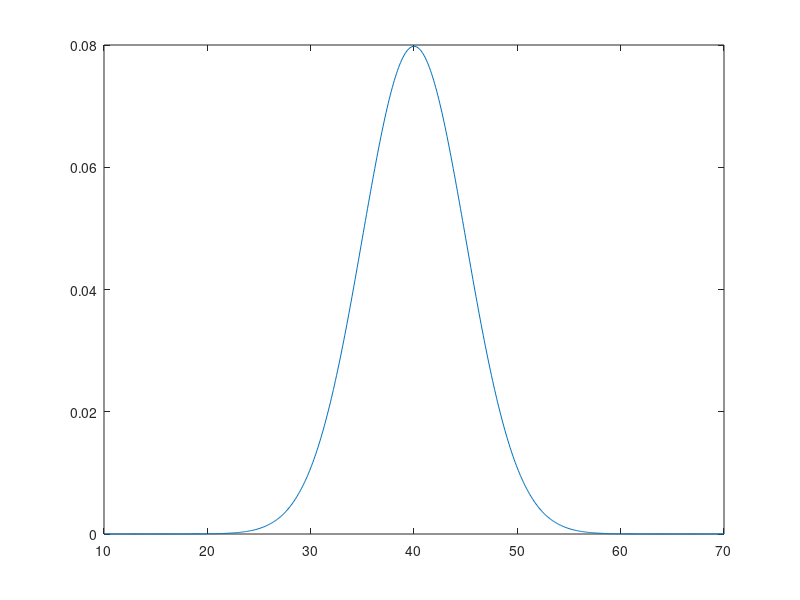

This chart was generated by the following MATLAB code: (Note: this script raises an error after producing the figure.)
% Reproducing 3. Simple extreme value problem from E.J. OBrien et al.

% Initial commands
clear, clc, close all

% Create a normal distribution according to the example
pd = makedist('Normal','mu',40,'sigma',5);
% The number of observations per day
nperd = 3000;

% The total number of workdays (for 3 samples)
wd = [200 500 1000];

% Pour l'instant, we start with the third sample
D = random(pd,nperd,wd(3));

% Plot the original data in histogram form along with matching normal curve
fOV = figure('Name','Overview');
x = 10:0.1:70;
y = pdf(pd,x);
plot(x,y)
hold on
histogram(D,'EdgeAlpha',0.1,'FaceColor','none','normalization','pdf')

% Compute daily maximum data
DMax = max(D)';

% Plot Histogram of Maxes on the same plot
histogram(DMax,100,'EdgeColor','r','EdgeAlpha',0.2,'FaceColor','none','normalization','pdf')
ylabel('PDF')
set(gca,'YTick', [])
xlabel('X - Load Effect')
xlim([40 70])

% Emperical cdf (ecdf) is a function that ranks data points in a sample (DMaxR) and gives 
% the probability of non-exceedance (DMaxCDF)... it plots when given no variable
[DMaxeCDF, DMaxR] = ecdf(DMax); DMaxR = DMaxR';
% Plot the CDF on the same plot, but with a new y-axis
yyaxis right
stairs(DMaxR,DMaxeCDF,'k')
title('Load Effect')
ylabel('CDF')
set(gca,'YTick',[],'YColor','k')

% Now the trick is that we want to do a least squares fit for only the top 30% of
% values from the 1000 daily maximum LE's. We do this for POT, GEV, Box-Cox, and Normal dists.
% We do NOT take the top 30% and treat them as a new sample...

% For Normal and Weibull, we use probability paper plots (easily linearized)
% Normal probability paper plot
% Create Vector of Indices
i = 1:length(DMaxR);
% Create Vector of Probabilities
PrI = i/(i(end)+1);
% Get the Standard Normal Values for these Probabilities
NIPrI = norminv(PrI);
% Plot the Standard Normal Values to the Actual Maxes
% figure
x = NIPrI;
y = DMaxR;
% scatter(x,y);

% Fit data to line; Coeff(1) = Sigma, Coeff(2) = Mu... NOT THE CORRECT METHOD
% Coeff = polyfit(x, y, 1);
% % Plot the line and label it
% xFit = linspace(min(x), max(x), 1000);
% yFit = polyval(Coeff , xFit);
% hold on;
% plot(xFit, yFit, 'r-', 'LineWidth', 2);
% grid on;
% ylabel('X - Load Effect')
% xlabel('Standard Normal')
% text(-1,62,sprintf('Mu    %.3f',Coeff(2)),'FontSize',10,'FontWeight','bold','Color','k')
% text(-1,61,sprintf('Sigma %.3f',Coeff(1)),'FontSize',10,'FontWeight','bold','Color','k')

% Fit top 30% of data to line; Coeff(1) = Sigma, Coeff(2) = Mu... THE CORRECT METHOD
% Calculate cut-off index COi and value COv
COi = round(length(DMax)*0.7);
COv = DMax(COi);
Coeff = polyfit(x(COi:end), y(COi:end), 1);
xFit = linspace(min(x), max(x), 1000);
yFit = polyval(Coeff , xFit);
hold on;
plot(xFit, yFit, 'r-', 'LineWidth', 2);
text(1,56,sprintf('Mu    %.3f',Coeff(2)),'FontSize',10,'FontWeight','bold','Color','k')
text(1,55,sprintf('Sigma %.3f',Coeff(1)),'FontSize',10,'FontWeight','bold','Color','k')

% Create a distribution out of the second fit (top 30%) and plot normal curve
% on original figure
figure(fOV)
npdx = makedist('normal','mu', Coeff(2),'sigma',Coeff(1));
x = 50:0.1:70;
y = pdf(npdx,x);
Y = cdf(npdx,x);
hold on
yyaxis left
plot(x,y,'r-')
text(45,0.200,sprintf('Mu    %.3f',npdx.mu),'FontSize',10,'FontWeight','bold','Color','k')
text(45,0.175,sprintf('Sigma %.3f',npdx.sigma),'FontSize',10,'FontWeight','bold','Color','k')

% % Weibull Probability Paper Plot
% x = log(-log(1-PrI));
% y = log(DMaxR);
% figure
% scatter(x,y);
% Coeff = polyfit(x(COi:end), y(COi:end), 1);
% b = 1/Coeff(1);
% a = exp(Coeff(2));
% xFit = linspace(min(x), max(x), 1000);
% yFit = polyval(Coeff , xFit);
% hold on;
% plot(xFit, yFit, 'r-', 'LineWidth', 2);
% text(0,3.90,sprintf('Scale  %.3f',a),'FontSize',10,'FontWeight','bold','Color','k')
% text(0,3.85,sprintf('Shape %.3f',b),'FontSize',10,'FontWeight','bold','Color','k')
% grid on;
% ylabel('X - Load Effect')
% xlabel('Standard Normal')
% 
% % Note that a and b are swaped with Alpha and Beta!
% figure('Name','Overview')
% npdx = makedist('weibull','a', a,'b',b);
% x = 50:0.1:70;
% y = pdf(npdx,x);
% Yx = cdf(npdx,x);
% hold on
% yyaxis left
% plot(x,y,'g-')
% text(62,0.200,sprintf('Scale   %.3f',npdx.a),'FontSize',10,'FontWeight','bold','Color','k')
% text(62,0.175,sprintf('Shape %.3f',npdx.b),'FontSize',10,'FontWeight','bold','Color','k')

% The paper by EJOBrien uses Gumbel probability paper
% The Gumbel probability paper involves taking the -log(-log(CDF))
% Plot the original data
fPP = figure('Name','Probability Paper');
scatter(DMaxR,-log(-log(DMaxeCDF)),7,'k','filled','DisplayName','Daily Max Data');
ylabel('-log(-log(Probability of non-exceedance))')
xlabel('X - Load Effect')
% Plot 
hold on
% Plot Normal
plot(x(x > COv & x < max(DMax)),-log(-log(Y(x > COv & x < max(DMax)))),'DisplayName','Normal')
% Plot Weibull
% plot(x(x > COv & x < max(DMax)),-log(-log(Yx(x > COv & x < max(DMax)))),'DisplayName','Weibull')
xlim([53.7 64.9])
ylim([-2 8.2])
box on
xticks(54:2:64)
yticks(-1:8)

% Paretotails... still have to figure this one out
pfit = paretotails(DMax,0.1,0.7);
hold on
Y = cdf(pfit,x);
plot(x(x > COv & x < max(DMax)),-log(-log(Y(x > COv & x < max(DMax)))),'DisplayName','Pareto')

% Plot the exact CDF of both the original data, and the maximums
figure(fOV)
x = 10:0.1:70;
DCDF = cdf(pd,x);
yyaxis right
plot(x,DCDF,'b-')
% DMaxCDF is the exact distribution... see p 188 of Ang and Tang
DMaxCDF = DCDF.^3000;
plot(x,DMaxCDF,'r-')

% Add this exact CDF to the probability paper plot
figure(fPP)
plot(x(x > COv & x < max(DMax)),-log(-log(DMaxCDF(x > COv & x < max(DMax)))),'k-','DisplayName','Exact')

legend('location','best')

% Create function to solve for parameters of GEV distribution fit to tail
fnGEV = @(param) sum((gevcdf(DMaxR(COi:end),param(1),param(2),param(3)) - DMaxeCDF(COi:end)').^2);
% Use gevfit to generate an initial guess
B = gevfit(DMax);
% Solve for parameters using fminsearch
A =  fminsearch(fnGEV,B);

x = 50:0.1:70;
Y = gevcdf(x,A(1),A(2),A(3));
% figure(fPP)
% plot(x(x > COv & x < max(DMax)),-log(-log(Y(x > COv & x < max(DMax)))))

figure(fPP)
x = 50:0.1:70;
Y = gevcdf(x,B(1),B(2),B(3));
plot(x(x > COv & x < max(DMax)),-log(-log(Y(x > COv & x < max(DMax)))),'DisplayName','GEV')


% % Peak Over Threshold
% DMaxPOT = D(D > COv);
% [DMaxPOTeCDF, DMaxPOTR] = ecdf(DMax); DMaxPOTR = DMaxPOTR';
% 
% % Do the same for Parento with POT data
% % Create function to solve for parameters of GEV distribution fit to tail
% fnPar = @(param) sum((gpcdf(DMaxPOTR(COi:end),param(1),param(2),param(3)) - DMaxeCDF(COi:end)').^2);
% % Use gevfit to generate an initial guess
% B = gevfit(DMax);
% % Solve for parameters using fminsearch
% A =  fminsearch(fnGEV,B);

% Try to make the normalized upcrossing graph (Figure 2)
x = 50:0.1:70;
% Average number of times x is exceeded in each day in D
%for i = 1:size(D,2)
    for j = 1:length(x)
        %Up(j) = sum(D(:,i) > x(j));
        Up(j) = sum(sum(D > x(j)))/1000;
    end   
%end

% figure
% plot(x,Up)
% xlim([57 66])
% 
% figure
% histogram(Up(Up>57),100,'normalization','pdf')
% xlim([57 66])




% Legacy... try Matlab's built in Gumbel (extreme value) probability paper plot
% % A = probplot('extreme value',DMax);


% Legacy... used to display normal curve approximation of all maximums (no tail fit)
% % % Fit maximums to normal distribution
% % npd = fitdist(DMax,'normal');
% % x = 50:0.1:70;
% % y = pdf(npd,x);
% % hold on
% % yyaxis left
% % plot(x,y,'r-')
% % text(45,0.3,sprintf('Mu: %.3f',npd.mu),'FontSize',11,'FontWeight','bold','Color','k')
% % text(45,0.275,sprintf('Sigma: %.3f',npd.sigma),'FontSize',11,'FontWeight','bold','Color','k')